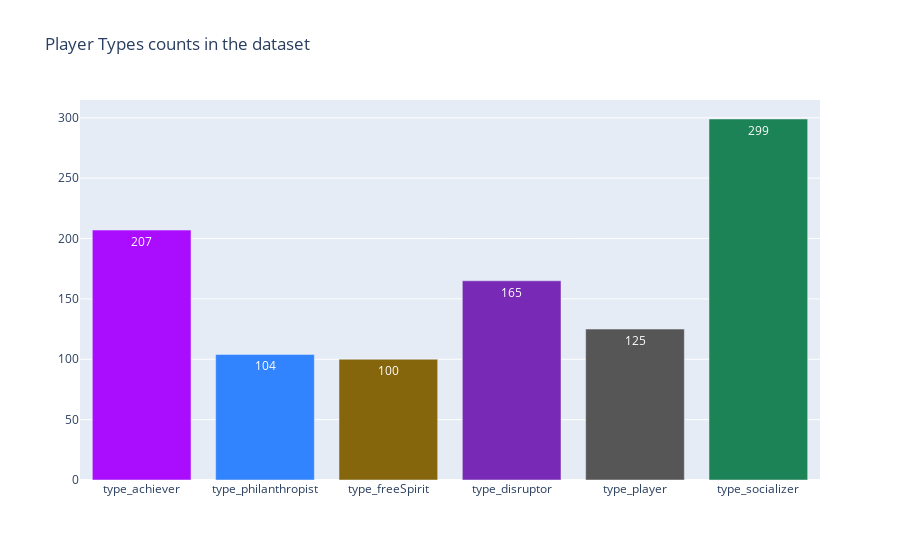

This figure's notebook cell:
### Code cell
labels = set(player_df['Playertype'])
labels_val = list(player_df['Playertype'])
types = {}
for i in labels :
    types[i]= labels_val.count(i)
colors= px.colors.qualitative.Alphabet
fig = (go.Figure([go.Bar(x=list(types.keys()), y=list(types.values()),text=list(types.values()),textposition='auto',marker_color=colors)]))
fig.update_layout( title="Player Types counts in the dataset ")
fig.show()

### Figure 1 — Plotly figure (JSON) as saved in the notebook; plotly's stock layout.template omitted (floating-point values rounded to 4 significant figures)
{"data": [{"marker": {"color": ["#AA0DFE", "#3283FE", "#85660D", "#782AB6", "#565656", "#1C8356", "#16FF32", "#F7E1A0", "#E2E2E2", "#1CBE4F", "#C4451C", "#DEA0FD", "#FE00FA", "#325A9B", "#FEAF16", "#F8A19F", "#90AD1C", "#F6222E", "#1CFFCE", "#2ED9FF", "#B10DA1", "#C075A6", "#FC1CBF", "#B00068", "#FBE426", "#FA0087"]}, "text": ["207", "104", "100", "165", "125", "299"], "textposition": "auto", "type": "bar", "x": ["type_achiever", "type_philanthropist", "type_freeSpirit", "type_disruptor", "type_player", "type_socializer"], "y": [207, 104, 100, 165, 125, 299]}], "layout": {"title": {"text": "Player Types counts in the dataset "}}}
